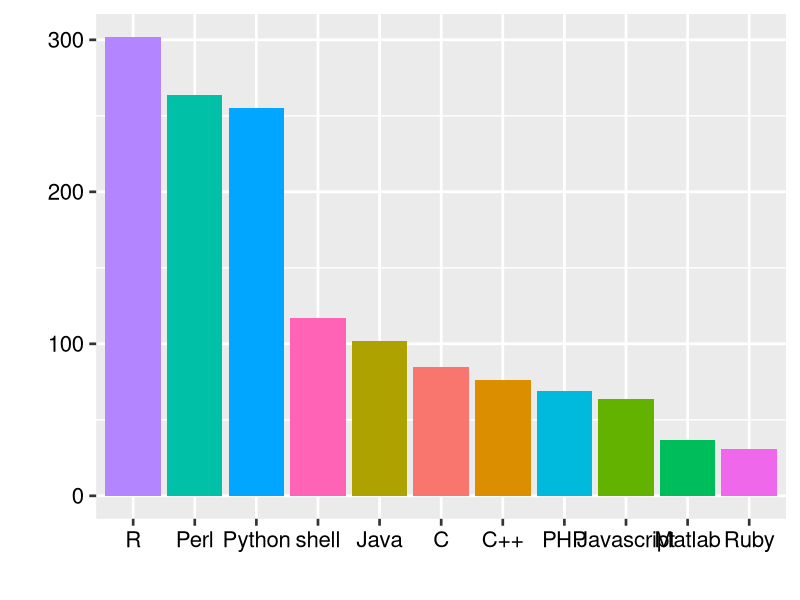

R code for this plot:
library(ggplot2)
library(dplyr)

l.raw <- read.table("language.txt", header=F)
colnames(l.raw) <- c("lang")

l <- l.raw %>% group_by(lang) %>% summarise(count=n())
ls <- l %>% filter(count>=20) %>% arrange(desc(count))

p <- ggplot(ls, aes(x=reorder(lang, -count), y=count, fill=lang))
p <- p + geom_bar(stat="identity")
p <- p + theme_gray(base_size=20)
p <- p + labs(x="", y="")
p <- p + theme(legend.position="none", axis.text=element_text(colour="black"))

ggsave("language.png", plot=p, width=12)
